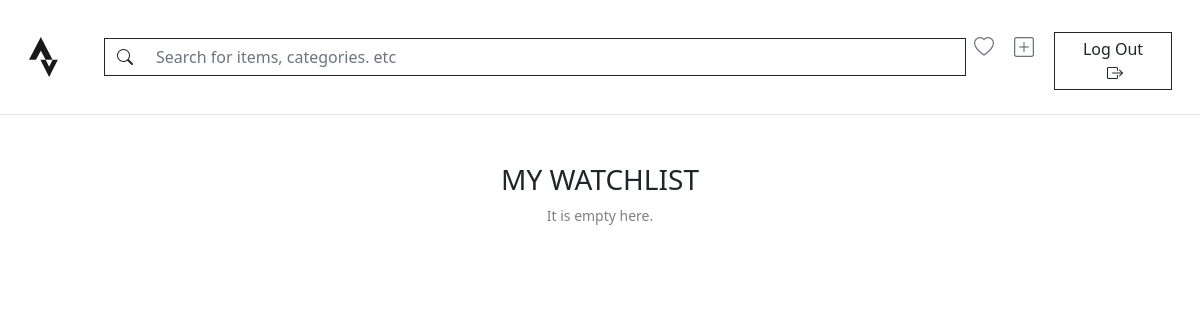
The page /watchlist/view (signed in) on the database as committed earlier.
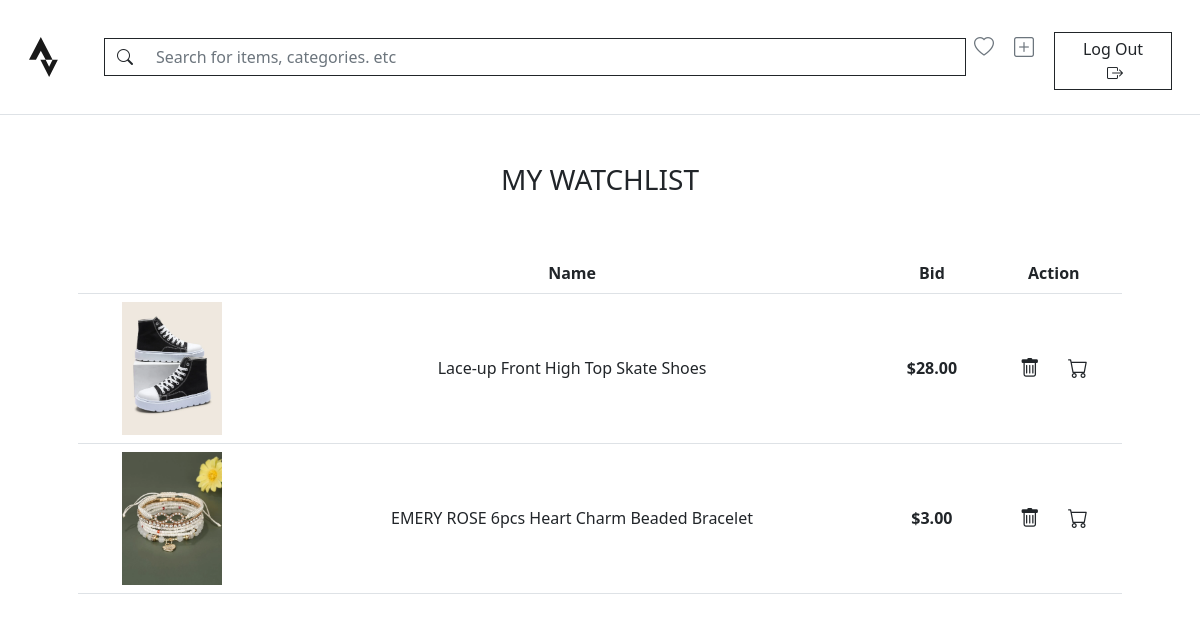
The same page on the database as committed later.
### auctions/models.py (models this page shows, shortened)
class Listing(models.Model):
    title = models.CharField(max_length=100)
    description = models.TextField()
    starting_bid = models.DecimalField(max_digits=19, decimal_places=2)
    is_active = models.BooleanField(default=True)
    photo = models.ImageField(
        upload_to='images/listing-photos',
        blank=True, null=True
    )
    category = models.ForeignKey(Category, on_delete=models.CASCADE, related_name='listings', blank=True, null=True)
    created_at = models.DateField(auto_now_add=True)
    owner = models.ForeignKey(User, on_delete=models.CASCADE, related_name='listings')

### auctions/views.py (the view)
# urls.py: path('watchlist/view', views.view_watchlist, name='view_watchlist'),
def view_watchlist(request):
    listings = []
    if request.user.is_authenticated:
        watchlist = request.user.watchlist.all()
        listings = [w.listing for w in watchlist]
    return render(request, 'auctions/watchlist/view.html', {
        'listings': listings
    })

### auctions/templates/auctions/watchlist/view.html
{% extends "auctions/layout.html" %}
{% block body %}
    <div class="row justify-content-start w-100">
        <h3>MY WATCHLIST</h3>
        {% if user.is_authenticated %}
            <table class="table mt-5">
                {% if listings %}
                    <thead>
                        <tr>
                            <th scope="col"></th>
                            <th scope="col">Name</th>
                            <th scope="col">Bid</th>
                            <th scope="col">Action</th>
                        </tr>
                    </thead>
                {% endif %}
                <tbody>
                    {% for listing in listings %}
                        <tr>
                            <td><img src={{ listing.photo.url }} width="100"></td>
                            <td class="align-middle">{{ listing.title }}</td>
                            <td class="fw-semibold align-middle">${{ listing.starting_bid }}</td>
                            <td class="align-middle">
                                <a href="{% url 'remove_watchlist' listing.id %}" class="text-dark"><i class="fs-5 me-4 bi bi-trash"></i></a>
                                <a href="" class="text-dark"><i class="fs-5 bi bi-cart"></i></a>
                            </td>
                        </tr>
                    {% empty %}
                        <small class="text-black-50">It is empty here.</small>
                    {% endfor %}
                </tbody>
            </table>
        {% else %}
            <div>
                <small class="text-black-50">It is empty here.</small>
                <p class="fw-bold fs-5 mt-3 ">Already have items saved?</p>
                <a href="{% url 'login' %}" class="btn btn-dark mt-2 py-2 w-25">Login</a>
            </div>
        {% endif %}
    </div>
{% endblock %}

Rows that differ between the two databases and show on the page:
added Listing: photo (picture), title "Lace-up Front High Top Skate Shoes", starting_bid "28.00"
added Listing: photo (picture), title "EMERY ROSE 6pcs Heart Charm Beaded Bracelet", starting_bid "3.00"
Other text that changed with them:
text no longer shown: "It is empty here."
text now shown: "Name Bid Action"
